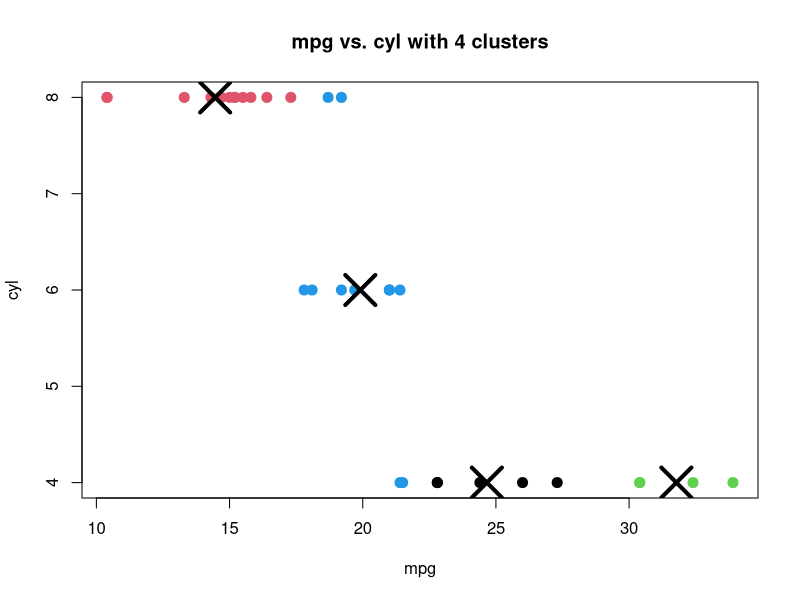

R code for this plot:
## ---- chunk 1
data(mtcars)
head(mtcars)
## ---- chunk 2
clsts <- kmeans(mtcars[, c("mpg", "cyl")], 4)
plot(mtcars[, c("mpg", "cyl")],
         col = clsts$cluster,
         pch = 20, cex = 2)
    points(clsts$centers, pch = 4, cex = 4, lwd = 4)
    title(main = paste("mpg vs. cyl with 4 clusters"))
## ---- chunk 3
summary(factor(mtcars$cyl))
